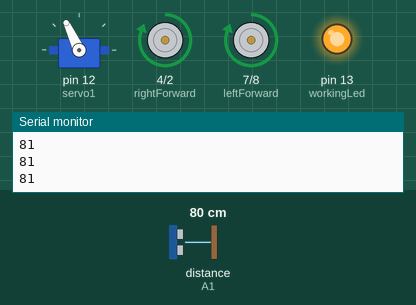
A sketch run on a simulated Arduino Uno, built with avr-gcc and run on an emulated ATmega328P. On the bench: servo, motor-driver pin pairs drawn as motors (green arrow = first pin HIGH = forward, orange = second pin HIGH = backward, longer = more drive), output pins drawn as LEDs (lit = HIGH), the last lines printed to the serial monitor. Inputs (shaded band) come from the test bench; at power-on: distance to the obstacle (sensor on A1) 80 cm. The echo pulse lasts 58.3 µs per cm.

Above: at 3.2 s.
3.3 s: distance to the obstacle (sensor on A1) set to 43 cm
4.8 s: distance to the obstacle (sensor on A1) set to 36 cm
At 5.6 s:
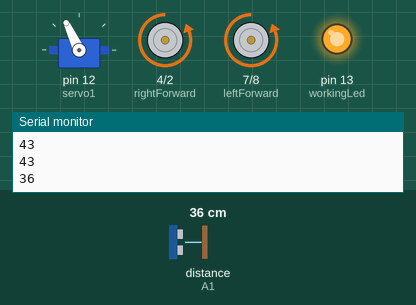
At 6.74 s:
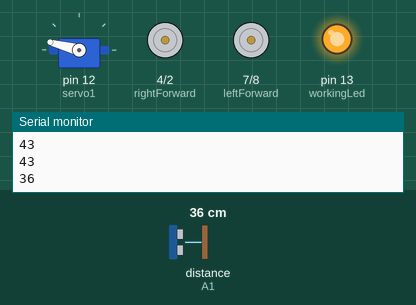
7.8 s: distance to the obstacle (sensor on A1) set to 60 cm
10.8 s: distance to the obstacle (sensor on A1) set to 2 cm
At 12.3 s:
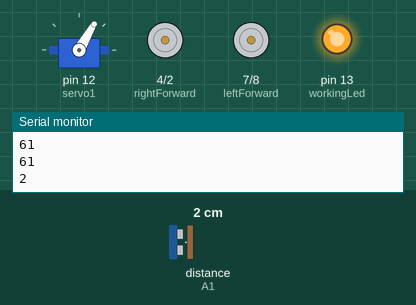
Timing chart, 0 to 14.8 s (numbered marks = the images above; inputs shaded):
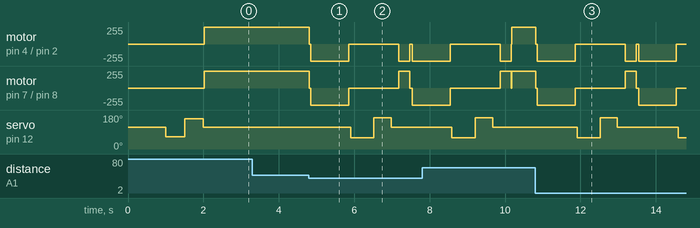

Measured:
- the behaviour switches between 40 and 39 cm on distance to the obstacle (sensor on A1) (found by bisection; images 0 and 1)
- after the input at 4.8 s, motor on pin 4 (rightForward) / pin 2 (rightBackward): goes backward 255/255 1.1 s, stopped 1.3 s, backward 255/255 0.30 s, stopped 0.06 s, then backward 255/255, starting at once; servo on pin 12 (servo1): 115° → 60° after 1.1 s, → 165° 0.61 s later, → 115° 0.46 s later
- after the input at 10.8 s, motor on pin 4 (rightForward) / pin 2 (rightBackward): goes backward 255/255 1.1 s, stopped 1.3 s, backward 255/255 0.30 s, stopped 0.06 s, backward 255/255 1.0 s, then stopped, starting at once; servo on pin 12 (servo1): 115° → 60° after 1.1 s, → 165° 0.61 s later, → 115° 0.46 s later, → 60° 1.6 s later

The sketch:

AutonomousDriving.ino
```cpp
#include<Servo.h>
#include<NewPing.h>


int servo1 = 12;
int distance = 0;
int Rdistance = 0;
int Ldistance = 0;
int leftBackward = 8;
int leftForward = 7;
int rightForward = 4;
int rightBackward = 2;
int workingLed = 13;

NewPing dist(3, A1, 300); //trig, echo, dist max
Servo servo;

void setup() {
  pinMode(leftBackward, OUTPUT);
  pinMode(leftForward, OUTPUT);
  pinMode(rightForward, OUTPUT);
  pinMode(rightBackward, OUTPUT);
  pinMode(workingLed, OUTPUT);
  digitalWrite(workingLed, HIGH);
  servo.attach(servo1);
  servo.write(115);
  delay(1000);
  servo.write(65);
  delay(500);
  servo.write(160);
  delay(500);
  servo.write(115);
  Serial.begin(9600);
}

void loop() {

    distance =  MeasureDistance();
    Serial.println(distance);


    if (distance >= 40 && distance <= 250) {
      Forward();
    }
    else if (distance < 40) {
      Stop();
      delay(50);
      Backward();
      delay(1000);
      Stop();
      delay(50);
      Rdistance = LookRight();
      delay(200);
      Ldistance = LookLeft();
      delay(200);

      if (Rdistance >= Ldistance) {
        TurnRight();
        Stop();
      }
      else if (Ldistance >= Rdistance) {
        TurnLeft();
        Stop();
      }
    }

}


int MeasureDistance() {
  delay(10);
  int distanceCM = dist.ping_cm();
  if (distanceCM <= 0 || distanceCM >= 350) {
    distanceCM = 350;
  }
  return distanceCM;
}

int LookRight() {
  servo.write(60);
  delay(400);
  int distance = MeasureDistance();
  return distance;

}

int LookLeft() {
  servo.write(165);
  delay(400);
  int distance = MeasureDistance();
  delay(50);
  servo.write(115);
  return distance;
}


void Forward() {
  digitalWrite(leftForward, HIGH);
  digitalWrite(leftBackward, LOW);
  digitalWrite(rightForward, HIGH);
  digitalWrite(rightBackward, LOW);
}

void Backward() {
  digitalWrite(leftForward, LOW);
  digitalWrite(leftBackward, HIGH);
  digitalWrite(rightForward, LOW);
  digitalWrite(rightBackward, HIGH);
}

void TurnLeft() {
  digitalWrite(leftForward, LOW);
  digitalWrite(leftBackward, HIGH);
  digitalWrite(rightForward, HIGH);
  digitalWrite(rightBackward, LOW);
  delay(300);
}

void TurnRight() {
  digitalWrite(leftForward, HIGH);
  digitalWrite(leftBackward, LOW);
  digitalWrite(rightForward, LOW);
  digitalWrite(rightBackward, HIGH);
  delay(300);
}

void Stop() {
  digitalWrite(leftForward, 0);
  digitalWrite(leftBackward, 0);
  digitalWrite(rightForward, 0);
  digitalWrite(rightBackward, 0);
}
```
